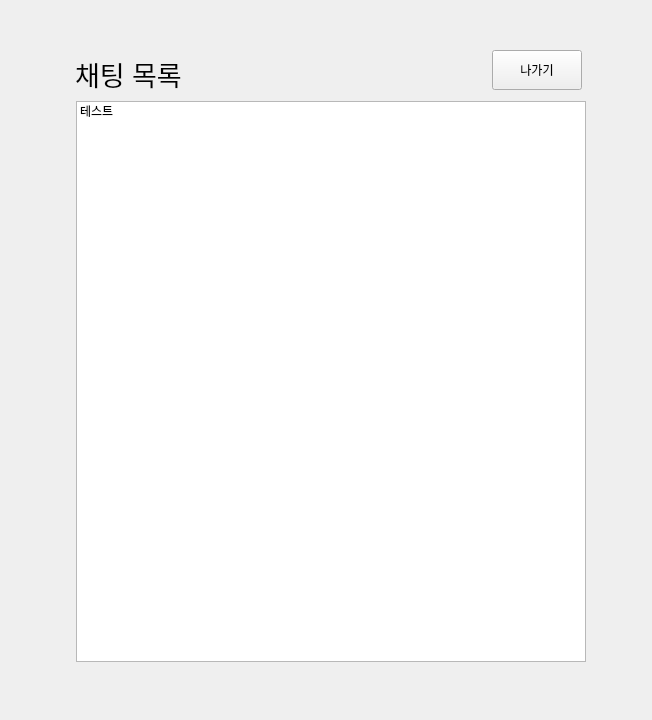
<?xml version="1.0" encoding="UTF-8"?>
<ui version="4.0">
 <class>Form</class>
 <widget class="QWidget" name="Form">
  <property name="geometry">
   <rect>
    <x>0</x>
    <y>0</y>
    <width>652</width>
    <height>720</height>
   </rect>
  </property>
  <property name="windowTitle">
   <string>Form</string>
  </property>
  <widget class="QStackedWidget" name="stackedWidget">
   <property name="geometry">
    <rect>
     <x>2</x>
     <y>0</y>
     <width>650</width>
     <height>720</height>
    </rect>
   </property>
   <property name="currentIndex">
    <number>1</number>
   </property>
   <widget class="QWidget" name="page_2">
    <widget class="QLineEdit" name="lineEdit">
     <property name="geometry">
      <rect>
       <x>157</x>
       <y>310</y>
       <width>351</width>
       <height>41</height>
      </rect>
     </property>
    </widget>
    <widget class="QLabel" name="label">
     <property name="geometry">
      <rect>
       <x>260</x>
       <y>240</y>
       <width>161</width>
       <height>41</height>
      </rect>
     </property>
     <property name="font">
      <font>
       <family>굴림</family>
       <pointsize>20</pointsize>
      </font>
     </property>
     <property name="text">
      <string>사용자 이름</string>
     </property>
    </widget>
    <widget class="QPushButton" name="btn_enter">
     <property name="geometry">
      <rect>
       <x>300</x>
       <y>400</y>
       <width>75</width>
       <height>31</height>
      </rect>
     </property>
     <property name="text">
      <string>확인</string>
     </property>
    </widget>
   </widget>
   <widget class="QWidget" name="page_3">
    <widget class="QListWidget" name="chatroom">
     <property name="geometry">
      <rect>
       <x>74</x>
       <y>101</y>
       <width>510</width>
       <height>561</height>
      </rect>
     </property>
     <item>
      <property name="text">
       <string>테스트</string>
      </property>
     </item>
    </widget>
    <widget class="QLabel" name="label_2">
     <property name="geometry">
      <rect>
       <x>73</x>
       <y>53</y>
       <width>141</width>
       <height>41</height>
      </rect>
     </property>
     <property name="font">
      <font>
       <pointsize>20</pointsize>
      </font>
     </property>
     <property name="text">
      <string>채팅 목록</string>
     </property>
    </widget>
    <widget class="QPushButton" name="btn_exit">
     <property name="geometry">
      <rect>
       <x>490</x>
       <y>50</y>
       <width>90</width>
       <height>40</height>
      </rect>
     </property>
     <property name="text">
      <string>나가기</string>
     </property>
    </widget>
   </widget>
   <widget class="QWidget" name="page">
    <widget class="QPushButton" name="btn_send">
     <property name="geometry">
      <rect>
       <x>494</x>
       <y>631</y>
       <width>90</width>
       <height>40</height>
      </rect>
     </property>
     <property name="text">
      <string>전송</string>
     </property>
    </widget>
    <widget class="QLineEdit" name="sendmessage">
     <property name="geometry">
      <rect>
       <x>70</x>
       <y>630</y>
       <width>411</width>
       <height>41</height>
      </rect>
     </property>
    </widget>
    <widget class="QPushButton" name="btn_back">
     <property name="geometry">
      <rect>
       <x>495</x>
       <y>50</y>
       <width>90</width>
       <height>40</height>
      </rect>
     </property>
     <property name="text">
      <string>뒤로가기</string>
     </property>
    </widget>
    <widget class="QListWidget" name="receivemessage">
     <property name="geometry">
      <rect>
       <x>75</x>
       <y>111</y>
       <width>510</width>
       <height>490</height>
      </rect>
     </property>
    </widget>
   </widget>
  </widget>
 </widget>
 <resources/>
 <connections/>
</ui>
